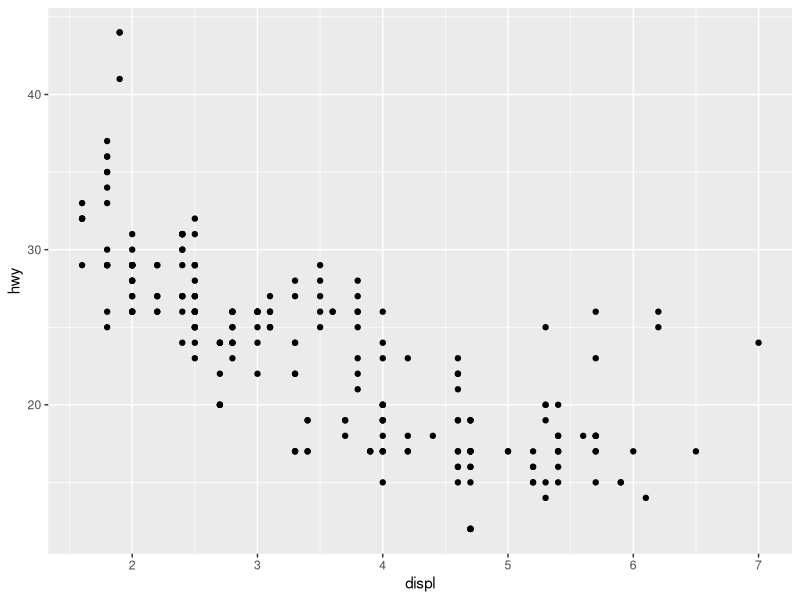
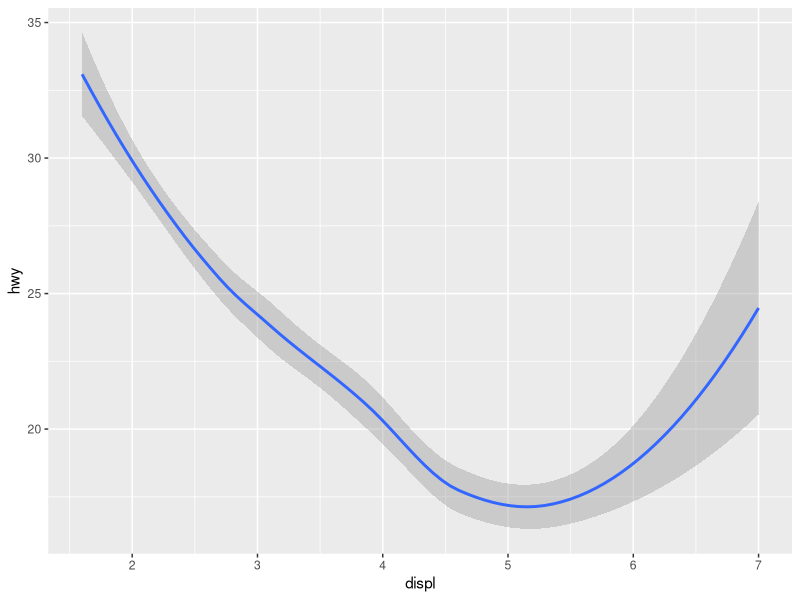

Recreate these plots in R, in order.
# R Demo
# install package to your machine (one-time)
# install.packages("tidyverse")

#load package for this session of R (every time you want to use tidyverse)
library(tidyverse)

# Take a look at a dataset from inside the package
mpg

# Plot the data as points
ggplot(data = mpg) +
    geom_point(mapping = aes(x = displ, y = hwy))

#Plot the data using a smother
ggplot(data = mpg) +
    geom_smooth(mapping = aes(x = displ, y = hwy))
